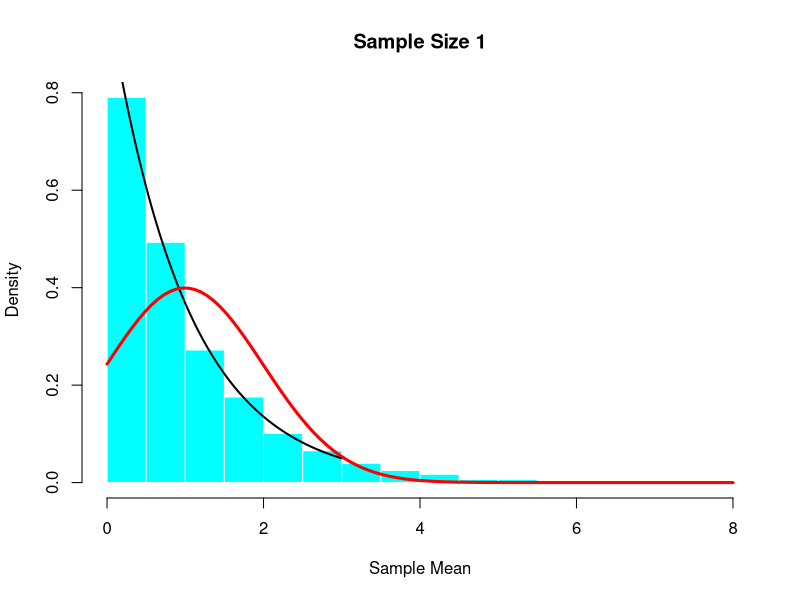
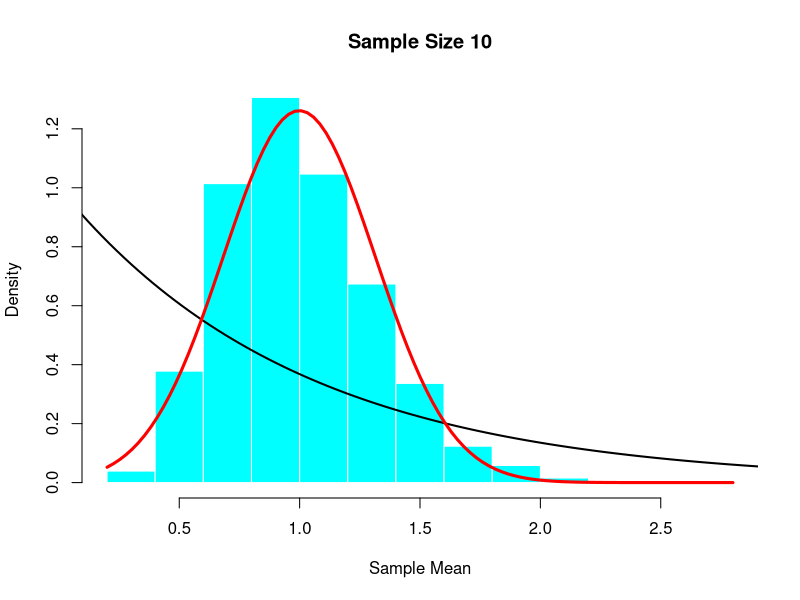
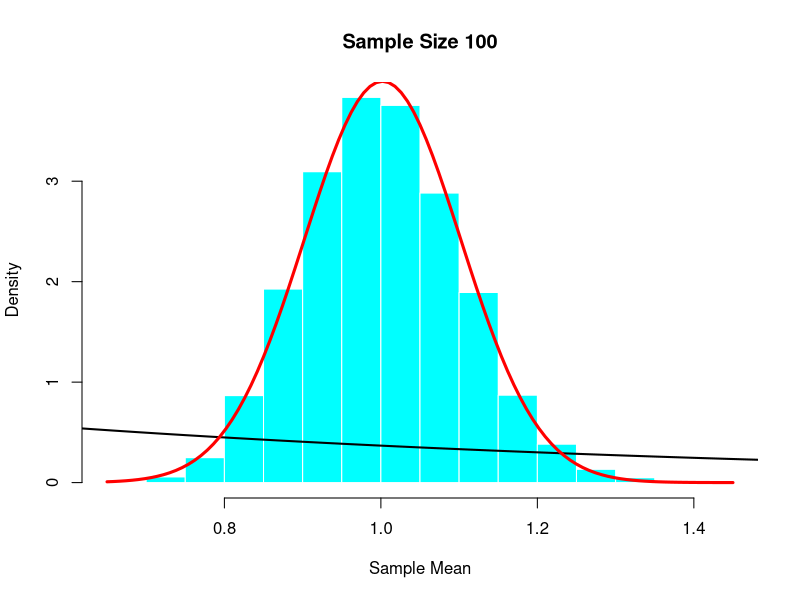
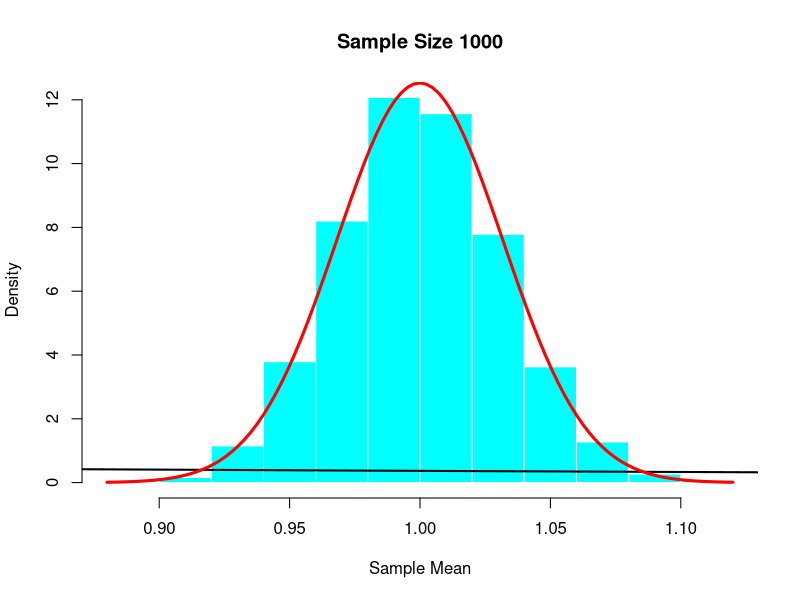

Generate these figures, in order, with R: (Note: this script raises an error after producing the figures.)
plot.p1 <- function(n) {
    lambda <- 1
    trials <- 10000
    sim <- rexp(n*trials,lambda)
    m <- matrix(sim,trials)
    sample.means <- rowMeans(m)
    hist(sample.means, freq=F,xlab = "Sample Mean",col = "cyan",border = "white",main=paste("Sample", "Size",n, sep=" "))
    curve(dexp(x, rate=lambda) , 0, 3, lwd=2, xlab = "", ylab = "", add = T)
    curve(dnorm(x, mean=mean(sample.means), sd=sd(sample.means)), add=TRUE, 
    col="red", lwd=3)
}
#sample size
n <- c(1,10,100,1000,10000)
for(i in n)
{
    plot.p1(i)
}

plot.p2 <- function() {
    lambda <- 1
    trials <- 1000
    var_vector <- c()
    for(n in 1:1000)
    {
        sim <- rexp(n*trials,lambda)
        m <- matrix(sim,trials)
        sample.means <- rowMeans(m)
        var_vector <- c(var_vector,var(sample.means))
    }
    plot(var_vector,type = "o",xlab = "n", ylab = "Standard Deviation")
}
plot.p2()